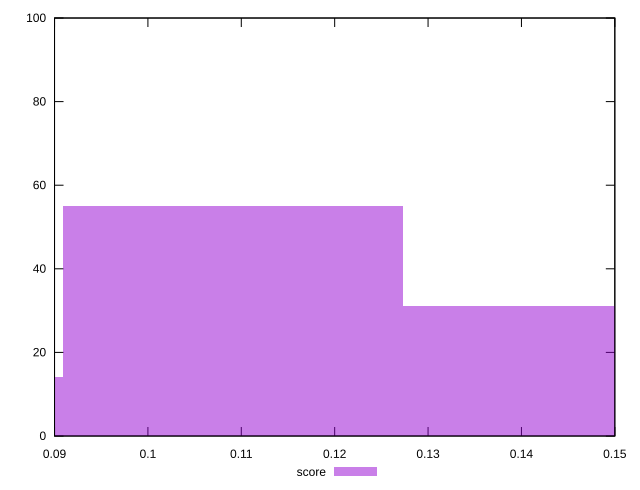

Write the gnuplot code that produced this figure.
reset

$score <<EOF
0.1455248289174784 31
0.10914362168810879 55
0.0727624144587392 14
EOF

set key outside below
set boxwidth 0.0363812072293696
set xrange [0.09:0.15]
set yrange [0:100]
set trange [0:100]
set style fill transparent solid 0.5 noborder
set terminal svg size 640, 490 enhanced background rgb 'white'
set output "reports/report_00033_2021-03-01T14-23-16.841Z/uses-text-compression/samples/astro-inner-cached/score/histogram.svg"

plot $score title "score" with boxes

reset
